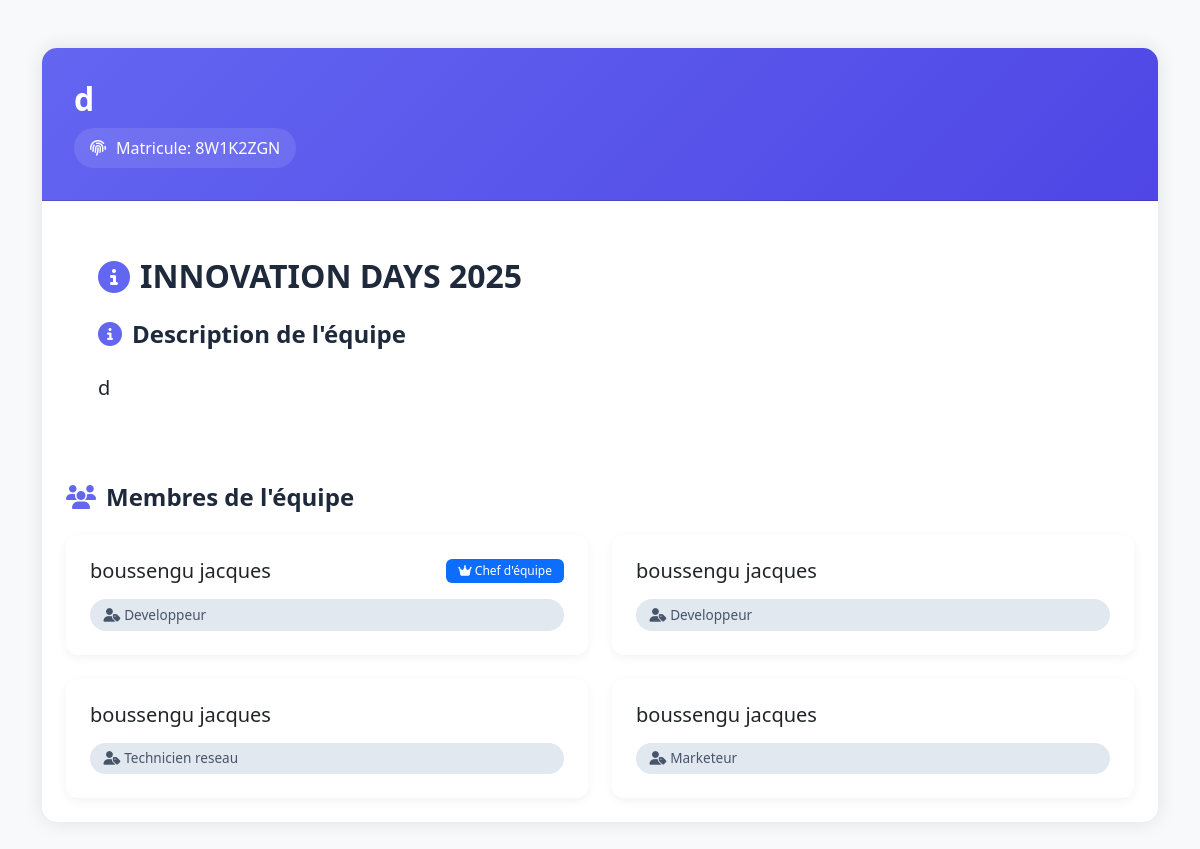
Page /team-info.php?matricule=8W1K2ZGN on the committed database.
### tables this page shows
CREATE TABLE `membres` (
  `id` int(11) NOT NULL,
  `equipe_id` int(11) DEFAULT NULL,
  `nom` varchar(100) DEFAULT NULL,
  `prenom` varchar(100) DEFAULT NULL,
  `email` varchar(255) DEFAULT NULL,
  `role` varchar(50) DEFAULT NULL,
  `is_chef` tinyint(1) DEFAULT 0,
  `created_at` timestamp NOT NULL DEFAULT current_timestamp()
);

### team-info.php (the view, shortened to what this page needs)
<?php
require_once 'bdd.php';
$matricule = $_GET['matricule'];
try {
    $stmt = $pdo->prepare("
        SELECT e.*, m.*
        FROM equipes e
        LEFT JOIN membres m ON e.id = m.equipe_id
        WHERE e.matricule = ?
    ");
    $stmt->execute([$matricule]);
    $resultats = $stmt->fetchAll(PDO::FETCH_ASSOC);
    $equipe = [
        'nom_equipe' => $resultats[0]['nom_equipe'],
        'description_equipe' => $resultats[0]['description_equipe'],
        'matricule' => $resultats[0]['matricule'],
        'membres' => []
    ];
    foreach ($resultats as $membre) {
        $equipe['membres'][] = [
            'nom' => $membre['nom'],
            'prenom' => $membre['prenom'],
            'role' => $membre['role'],
            'is_chef' => $membre['is_chef']
        ];
    }
?>
    <!DOCTYPE html>
    <html lang="fr">
    <head>
        <link href="https://cdn.jsdelivr.net/npm/bootstrap@5.3.0/dist/css/bootstrap.min.css" rel="stylesheet">
        <link rel="stylesheet" href="https://cdnjs.cloudflare.com/ajax/libs/font-awesome/6.4.0/css/all.min.css">
    </head>
    <body>
        <div class="container py-5">
            <div class="card main-card">
                <div class="card-header">
                    <h2><?php echo htmlspecialchars($equipe['nom_equipe']); ?></h2>
                    <div class="team-info">
                        <i class="fas fa-fingerprint"></i>
                        <span>Matricule: <?php echo htmlspecialchars($equipe['matricule']); ?></span>
                    </div>
                </div>
                <div class="card-body p-4">
                    <div class="description-section">
                    <h2 class="section-title">
                            <i class="fas fa-info-circle"></i>
                            INNOVATION DAYS 2025
                        </h2>
                        <h4 class="section-title">
                            <i class="fas fa-info-circle"></i>
                            Description de l'équipe
                        </h4>
                        <p class="lead"><?php echo nl2br(htmlspecialchars($equipe['description_equipe'])); ?></p>
                    </div>
                    <h4 class="section-title">
                        <i class="fas fa-users"></i>
                        Membres de l'équipe
                    </h4>
                    <div class="row g-4">
                        <?php foreach ($equipe['membres'] as $membre): ?>
                            <div class="col-md-6">
                                <div class="card member-card">
                                    <div class="card-body">
                                        <div class="d-flex justify-content-between align-items-start">
                                            <h5 class="card-title mb-3">
                                                <?php echo htmlspecialchars($membre['prenom'] . ' ' . $membre['nom']); ?>
                                            </h5>
                                            <?php if ($membre['is_chef']): ?>
                                                <span class="badge bg-primary">
                                                    <i class="fas fa-crown"></i> Chef d'équipe
                                                </span>
                                            <?php endif; ?>
                                        </div>
                                        <div class="role-badge">
                                            <i class="fas fa-user-tag"></i>
                                            <?php echo htmlspecialchars(ucfirst(str_replace('_', ' ', $membre['role']))); ?>
                                        </div>
                                    </div>
                                </div>
                            </div>
                        <?php endforeach; ?>
                    </div>
                </div>
            </div>
        </div>
    </body>
    </html>
<?php
} catch (PDOException $e) {
    die("Erreur : " . $e->getMessage());
}
?>

### team-info.php (style rules this page uses)
body { background: #f8f9fa; font-family: 'Segoe UI', Tahoma, Geneva, Verdana, sans-serif; }
.main-card { border: none; border-radius: 15px; box-shadow: 0 0 20px rgba(0, 0, 0, 0.1); margin-bottom: 30px; }
.card-header { background: linear-gradient(135deg, #6366f1 0%, #4f46e5 100%); color: white; border-radius: 15px 15px 0 0 !important; padding: 2rem; }
.card-header h2 { margin: 0; font-weight: 600; }
.member-card { border: none; border-radius: 12px; box-shadow: 0 3px 10px rgba(0, 0, 0, 0.05); transition: transform 0.2s ease-in-out; }
.member-card .card-body { padding: 1.5rem; }
.badge { padding: 0.5em 1em; font-weight: 500; }
.role-badge { background-color: #e2e8f0; color: #475569; font-size: 0.85rem; padding: 0.4em 1em; border-radius: 20px; }
.description-section { background: white; padding: 2rem; border-radius: 12px; margin-bottom: 2rem; }
.team-info { display: inline-flex; align-items: center; gap: 10px; background: rgba(255, 255, 255, 0.1); padding: 0.5rem 1rem; border-radius: 30px; margin-top: 10px; }
.section-title { color: #1e293b; font-weight: 600; margin-bottom: 1.5rem; display: flex; align-items: center; gap: 10px; }
.section-title i { color: #6366f1; }

### rows in the picture
membres: prenom+nom "boussengu jacques", is_chef 1 (drawn), role "Developpeur"
membres: prenom+nom "boussengu jacques", role "Developpeur"
membres: prenom+nom "boussengu jacques", role "Technicien reseau"
membres: prenom+nom "boussengu jacques", role "Marketeur"

### other values in the picture
$equipe['nom_equipe'] "d"
$equipe['matricule'] "8W1K2ZGN"
$equipe['description_equipe'] "d"
